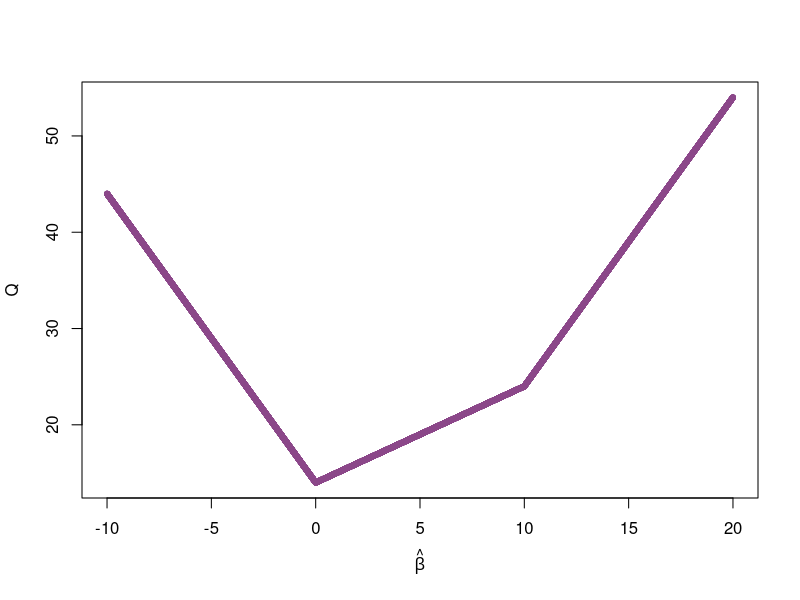

Source code (R):
## ---- chunk 1
x <- c(1, 2, 0)
y <- c(10, 0, 4)
md <- data.frame(problem = x, pokemon = y)
md
## ---- chunk 2
model_1_ols <- lm(data = md, pokemon~problem)
summary(model_1_ols)
## ---- chunk 3
library("quantreg")
## ---- chunk 4
model_1_lad <- rq(data = md, pokemon~problem)
summary(model_1_lad)
## ---- chunk 5
x <- seq(-10, 20, 0.001)
fx <- (x <= 0) * (14 - 3 * x) +
      (x > 0 & x < 10) * (14 + x) +
      (x >= 10) * (3*x - 6)
plot(x = x, y = fx, xlab = expression(hat(beta)), ylab = 'Q', pch = 20, col = 'orchid4')
